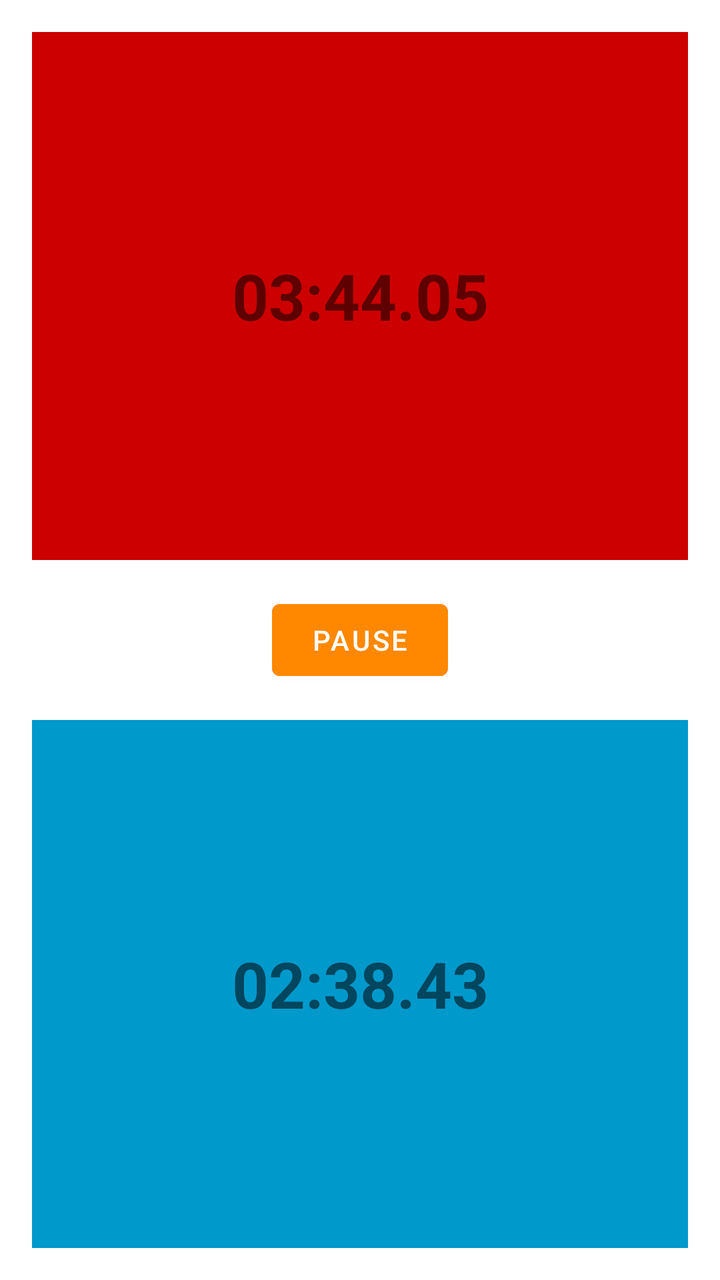
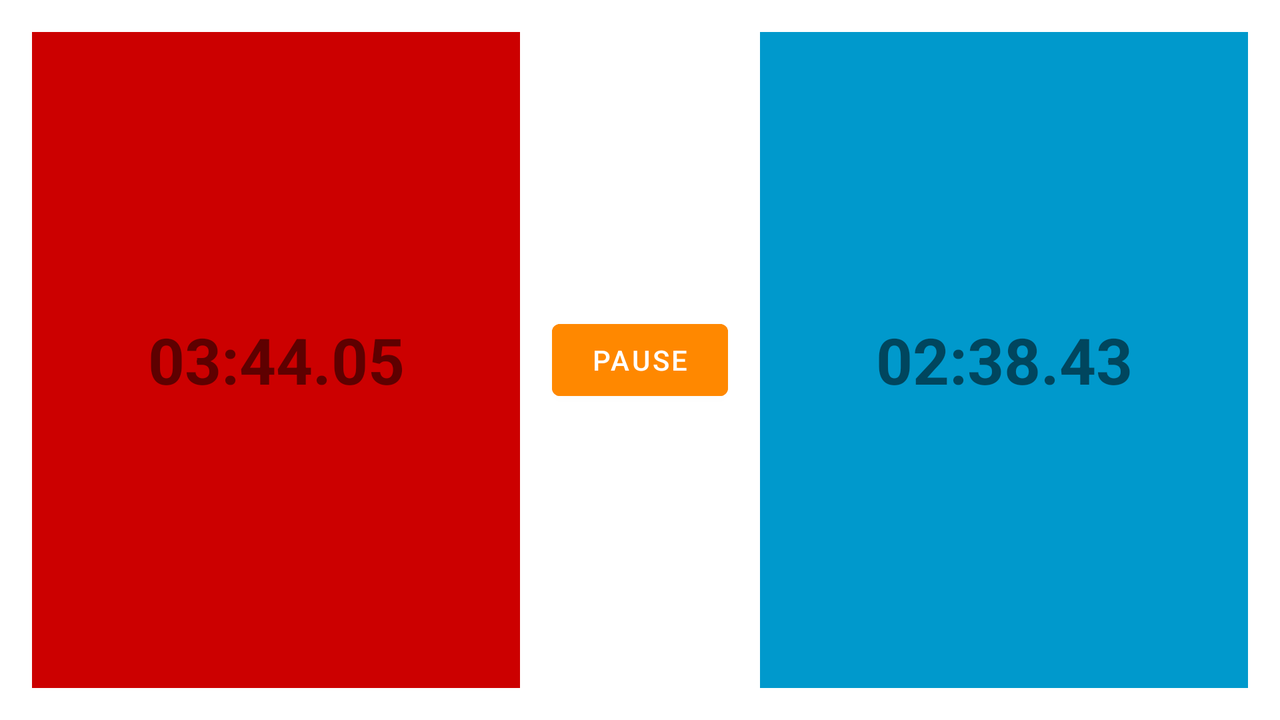

One screen, two layout resources from the same app: the default and the repository's alternative for another configuration. Each is rendered where Android would select it; the XML of both is given below.
<!-- AndroidManifest.xml: application theme Theme.ChessTimer -->
<!-- res/layout/activity_timer.xml -->
<?xml version="1.0" encoding="utf-8"?>
<androidx.constraintlayout.widget.ConstraintLayout xmlns:android="http://schemas.android.com/apk/res/android"
    xmlns:app="http://schemas.android.com/apk/res-auto"
    xmlns:tools="http://schemas.android.com/tools"
    android:layout_width="match_parent"
    android:layout_height="match_parent"
    tools:context=".TimerActivity">


    <TextView
        android:id="@+id/textViewPlayer1"
        android:layout_width="match_parent"
        android:layout_height="0dp"
        android:layout_margin="16dp"
        android:background="@android:color/holo_red_dark"
        android:padding="16dp"
        android:layout_gravity="center"
        android:gravity="center"
        android:textAlignment="center"
        android:textSize="32sp"
        android:textStyle="bold"
        tools:text="03:44.05"
        app:layout_constraintEnd_toEndOf="parent"
        app:layout_constraintStart_toStartOf="parent"
        app:layout_constraintTop_toTopOf="parent"
        app:layout_constraintBottom_toTopOf="@+id/buttonPause"
        />

    <Button
        android:id="@+id/buttonPause"
        android:layout_width="wrap_content"
        android:layout_height="wrap_content"
        android:backgroundTint="@android:color/holo_orange_dark"
        android:text="@string/button_pause"
        android:textColor="@color/white"
        app:layout_constraintBottom_toTopOf="@+id/textViewPlayer2"
        app:layout_constraintEnd_toEndOf="parent"
        app:layout_constraintStart_toStartOf="parent"
        app:layout_constraintTop_toBottomOf="@+id/textViewPlayer1" />

    <TextView
        android:id="@+id/textViewPlayer2"
        android:layout_width="match_parent"
        android:layout_height="0dp"
        android:layout_gravity="center"
        android:layout_margin="16dp"
        android:background="@android:color/holo_blue_dark"
        android:gravity="center"
        android:padding="16dp"
        android:textAlignment="center"
        android:textSize="32sp"
        android:textStyle="bold"
        tools:text="02:38.43"
        app:layout_constraintBottom_toBottomOf="parent"
        app:layout_constraintEnd_toEndOf="parent"
        app:layout_constraintStart_toStartOf="parent"
        app:layout_constraintTop_toBottomOf="@+id/buttonPause" />


</androidx.constraintlayout.widget.ConstraintLayout>
<!-- resources referenced by this layout -->
<resources>
  <string name="button_pause">pause</string>
  <style name="Theme.ChessTimer" parent="Theme.MaterialComponents.DayNight.NoActionBar">
          
          <item name="colorPrimary">@color/purple_500</item>
          <item name="colorPrimaryVariant">@color/purple_700</item>
          <item name="colorOnPrimary">@color/white</item>
          
          <item name="colorSecondary">@color/teal_200</item>
          <item name="colorSecondaryVariant">@color/teal_700</item>
          <item name="colorOnSecondary">@color/black</item>
          
          <item name="android:statusBarColor">?attr/colorPrimaryVariant</item>
          
      </style>
</resources>
<!-- res/layout-land/activity_timer.xml (the repository's variant of the layout above) -->
<!-- drawn on the phone turned sideways -->
<?xml version="1.0" encoding="utf-8"?>
<androidx.constraintlayout.widget.ConstraintLayout xmlns:android="http://schemas.android.com/apk/res/android"
    xmlns:app="http://schemas.android.com/apk/res-auto"
    xmlns:tools="http://schemas.android.com/tools"
    android:layout_width="match_parent"
    android:layout_height="match_parent">

    <TextView
        android:id="@+id/textViewPlayer1"
        android:layout_width="0dp"
        android:layout_height="match_parent"
        android:layout_gravity="center"
        android:layout_margin="16dp"
        android:background="@android:color/holo_red_dark"
        android:gravity="center"
        android:padding="16dp"
        android:text="TextView"
        android:textAlignment="center"
        android:textSize="32sp"
        android:textStyle="bold"
        app:layout_constraintTop_toTopOf="parent"
        app:layout_constraintBottom_toBottomOf="parent"
        app:layout_constraintStart_toStartOf="parent"
        app:layout_constraintEnd_toStartOf="@+id/buttonPause"
        tools:text="03:44.05" />

    <Button
        android:id="@+id/buttonPause"
        android:layout_width="wrap_content"
        android:layout_height="wrap_content"
        android:backgroundTint="@android:color/holo_orange_dark"
        android:text="@string/button_pause"
        android:textColor="@color/white"
        app:layout_constraintBottom_toBottomOf="parent"
        app:layout_constraintEnd_toStartOf="@id/textViewPlayer2"
        app:layout_constraintStart_toEndOf="@id/textViewPlayer1"
        app:layout_constraintTop_toTopOf="parent" />

    <TextView
        android:id="@+id/textViewPlayer2"
        android:layout_width="0dp"
        android:layout_height="match_parent"
        android:layout_gravity="center"
        android:layout_margin="16dp"
        android:background="@android:color/holo_blue_dark"
        android:gravity="center"
        android:padding="16dp"
        android:text="TextView"
        android:textAlignment="center"
        android:textSize="32sp"
        android:textStyle="bold"
        app:layout_constraintTop_toTopOf="parent"
        app:layout_constraintBottom_toBottomOf="parent"
        app:layout_constraintStart_toEndOf="@+id/buttonPause"
        app:layout_constraintEnd_toEndOf="parent"
        tools:text="02:38.43" />


</androidx.constraintlayout.widget.ConstraintLayout>
